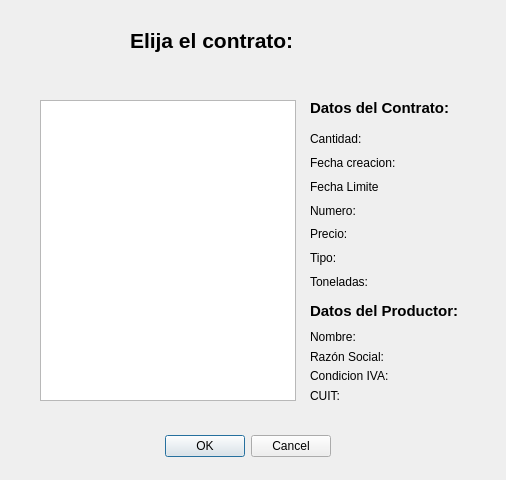
<?xml version="1.0" encoding="UTF-8"?>
<ui version="4.0">
 <class>GUI_Contratos_CDP_elegir</class>
 <widget class="QDialog" name="GUI_Contratos_CDP_elegir">
  <property name="geometry">
   <rect>
    <x>0</x>
    <y>0</y>
    <width>506</width>
    <height>480</height>
   </rect>
  </property>
  <property name="windowTitle">
   <string>Dialog</string>
  </property>
  <widget class="QDialogButtonBox" name="buttonBox">
   <property name="geometry">
    <rect>
     <x>0</x>
     <y>430</y>
     <width>331</width>
     <height>32</height>
    </rect>
   </property>
   <property name="orientation">
    <enum>Qt::Horizontal</enum>
   </property>
   <property name="standardButtons">
    <set>QDialogButtonBox::Cancel|QDialogButtonBox::Ok</set>
   </property>
  </widget>
  <widget class="QLabel" name="label">
   <property name="geometry">
    <rect>
     <x>130</x>
     <y>10</y>
     <width>251</width>
     <height>61</height>
    </rect>
   </property>
   <property name="font">
    <font>
     <pointsize>16</pointsize>
     <weight>75</weight>
     <bold>true</bold>
    </font>
   </property>
   <property name="text">
    <string>Elija el contrato:</string>
   </property>
  </widget>
  <widget class="QListWidget" name="listWidget">
   <property name="geometry">
    <rect>
     <x>40</x>
     <y>100</y>
     <width>256</width>
     <height>301</height>
    </rect>
   </property>
  </widget>
  <widget class="QWidget" name="layoutWidget">
   <property name="geometry">
    <rect>
     <x>310</x>
     <y>330</y>
     <width>141</width>
     <height>72</height>
    </rect>
   </property>
   <layout class="QVBoxLayout" name="verticalLayout_3">
    <item>
     <widget class="QLabel" name="label_13">
      <property name="text">
       <string>Nombre:</string>
      </property>
     </widget>
    </item>
    <item>
     <widget class="QLabel" name="label_14">
      <property name="text">
       <string>Razón Social:</string>
      </property>
     </widget>
    </item>
    <item>
     <widget class="QLabel" name="label_11">
      <property name="text">
       <string>Condicion IVA:</string>
      </property>
     </widget>
    </item>
    <item>
     <widget class="QLabel" name="label_12">
      <property name="text">
       <string>CUIT:</string>
      </property>
     </widget>
    </item>
   </layout>
  </widget>
  <widget class="QWidget" name="layoutWidget_2">
   <property name="geometry">
    <rect>
     <x>310</x>
     <y>130</y>
     <width>151</width>
     <height>161</height>
    </rect>
   </property>
   <layout class="QVBoxLayout" name="verticalLayout_2">
    <item>
     <widget class="QLabel" name="label_2">
      <property name="text">
       <string>Cantidad:</string>
      </property>
     </widget>
    </item>
    <item>
     <widget class="QLabel" name="label_4">
      <property name="text">
       <string>Fecha creacion:</string>
      </property>
     </widget>
    </item>
    <item>
     <widget class="QLabel" name="label_5">
      <property name="text">
       <string>Fecha Limite</string>
      </property>
     </widget>
    </item>
    <item>
     <widget class="QLabel" name="label_6">
      <property name="text">
       <string>Numero:</string>
      </property>
     </widget>
    </item>
    <item>
     <widget class="QLabel" name="label_7">
      <property name="text">
       <string>Precio:</string>
      </property>
     </widget>
    </item>
    <item>
     <widget class="QLabel" name="label_8">
      <property name="text">
       <string>Tipo:</string>
      </property>
     </widget>
    </item>
    <item>
     <widget class="QLabel" name="label_9">
      <property name="text">
       <string>Toneladas:</string>
      </property>
     </widget>
    </item>
   </layout>
  </widget>
  <widget class="QLabel" name="label_10">
   <property name="geometry">
    <rect>
     <x>310</x>
     <y>100</y>
     <width>151</width>
     <height>16</height>
    </rect>
   </property>
   <property name="font">
    <font>
     <pointsize>11</pointsize>
     <weight>75</weight>
     <bold>true</bold>
    </font>
   </property>
   <property name="text">
    <string>Datos del Contrato:</string>
   </property>
  </widget>
  <widget class="QLabel" name="label_3">
   <property name="geometry">
    <rect>
     <x>310</x>
     <y>290</y>
     <width>161</width>
     <height>41</height>
    </rect>
   </property>
   <property name="font">
    <font>
     <pointsize>11</pointsize>
     <weight>75</weight>
     <bold>true</bold>
    </font>
   </property>
   <property name="text">
    <string>Datos del Productor:</string>
   </property>
  </widget>
 </widget>
 <resources/>
 <connections>
  <connection>
   <sender>buttonBox</sender>
   <signal>accepted()</signal>
   <receiver>GUI_Contratos_CDP_elegir</receiver>
   <slot>accept()</slot>
   <hints>
    <hint type="sourcelabel">
     <x>248</x>
     <y>254</y>
    </hint>
    <hint type="destinationlabel">
     <x>157</x>
     <y>274</y>
    </hint>
   </hints>
  </connection>
  <connection>
   <sender>buttonBox</sender>
   <signal>rejected()</signal>
   <receiver>GUI_Contratos_CDP_elegir</receiver>
   <slot>reject()</slot>
   <hints>
    <hint type="sourcelabel">
     <x>316</x>
     <y>260</y>
    </hint>
    <hint type="destinationlabel">
     <x>286</x>
     <y>274</y>
    </hint>
   </hints>
  </connection>
 </connections>
</ui>
